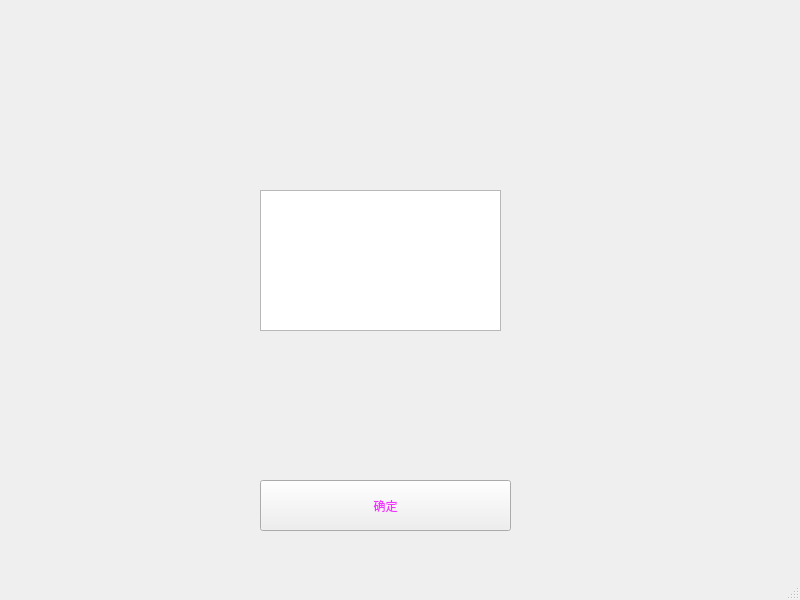
<?xml version="1.0" encoding="UTF-8"?>
<ui version="4.0">
 <class>MainWindow</class>
 <widget class="QMainWindow" name="MainWindow">
  <property name="geometry">
   <rect>
    <x>0</x>
    <y>0</y>
    <width>800</width>
    <height>600</height>
   </rect>
  </property>
  <property name="windowTitle">
   <string>MainWindow</string>
  </property>
  <widget class="QWidget" name="centralwidget">
   <widget class="QGraphicsView" name="graphicsView">
    <property name="geometry">
     <rect>
      <x>260</x>
      <y>190</y>
      <width>241</width>
      <height>141</height>
     </rect>
    </property>
    <property name="styleSheet">
     <string notr="true">border-image: url(:/wuding1/12.png);</string>
    </property>
   </widget>
   <widget class="QPushButton" name="bububu">
    <property name="geometry">
     <rect>
      <x>260</x>
      <y>480</y>
      <width>251</width>
      <height>51</height>
     </rect>
    </property>
    <property name="styleSheet">
     <string notr="true">color: rgb(242, 52, 255);
font: 8pt &quot;楷体&quot;;</string>
    </property>
    <property name="text">
     <string>确定</string>
    </property>
   </widget>
  </widget>
  <widget class="QMenuBar" name="menubar">
   <property name="geometry">
    <rect>
     <x>0</x>
     <y>0</y>
     <width>800</width>
     <height>22</height>
    </rect>
   </property>
  </widget>
  <widget class="QStatusBar" name="statusbar"/>
 </widget>
 <resources>
  <include location="../pic/wuding.qrc"/>
 </resources>
 <connections/>
</ui>
